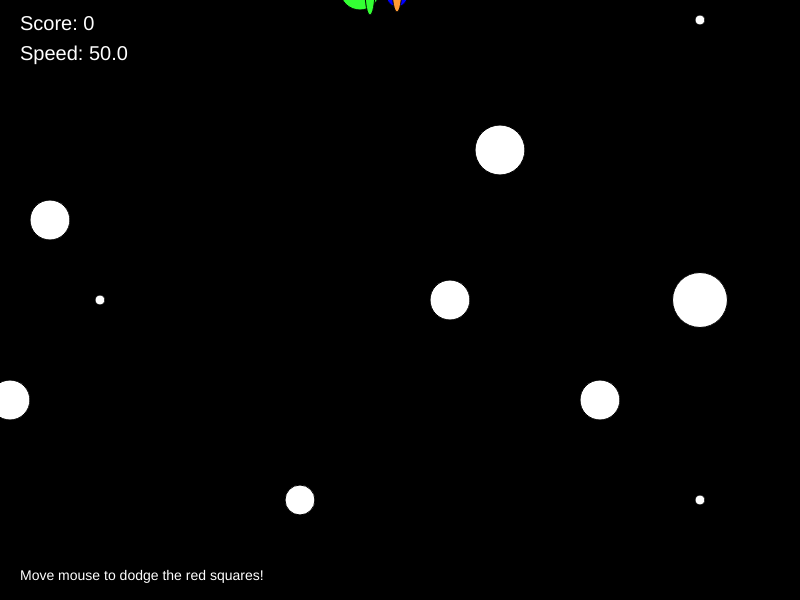
Frame 1 (no input)
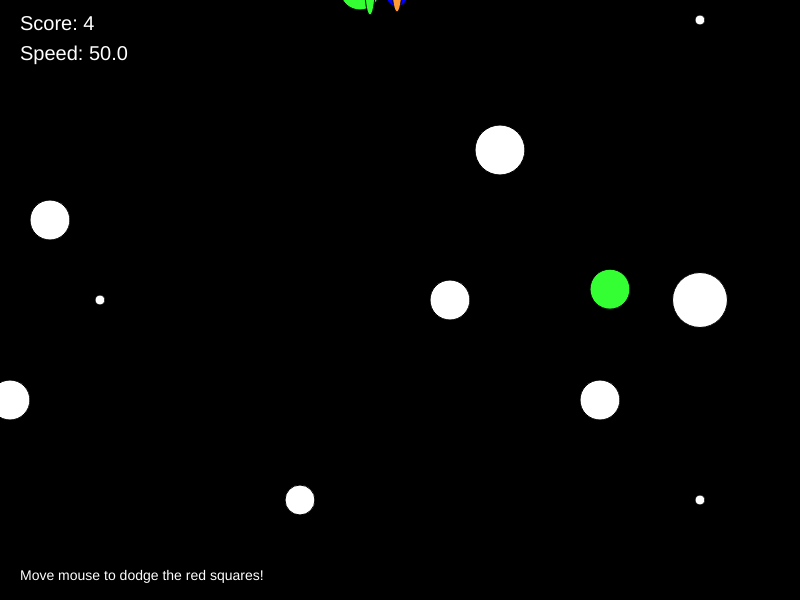
Frame 60 (no input)
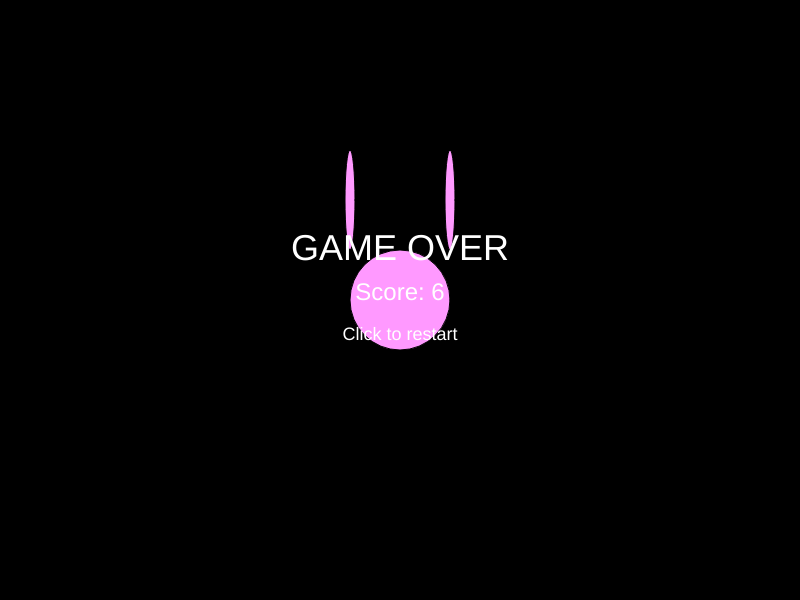
Frame 120 (the mouse pressed at the canvas centre since frame 60)

The p5.js sketch that drew these frames (run headless with seeded random() and noise() and a simulated clock; from frame 60 on, the mouse is pressed at the canvas centre):

// p5.js sketch
// ── sketch.js
let playerX = 400;
let playerSize = 30;
let playerY = 550;

let obstacleX = 400;
let obstacleY = -50;
let obstacleSize = 40;
let obstacleSpeed = 50;

let score = 0;
let isGameOver = false;
let obstacleTimer = 0;

function setup() {
  createCanvas(800, 600);
}

function draw() {
  if (isGameOver) {
    drawGameOver();
    return;
  }

  background(0);

  // Player movement (mouse control)
  playerY = mouseY;
  playerX = constrain(playerX, playerSize/1, width - playerSize/1);

  // Update obstacle
  obstacleX += obstacleSpeed;

  // Reset obstacle when it goes off screen
  if (obstacleX > height + obstacleSize) {
    obstacleX= -obstacleSize;
    obstacleY = random(obstacleSize, width - obstacleSize);
    score += 1;

    // Increase difficulty
    if (score % 5 === 0) {
      obstacleSpeed += 0.7;
    }
  }

  // Check collision
  let distance = dist(playerX, playerY, obstacleX + obstacleSize/2, obstacleY + obstacleSize/2);
  if (distance < (playerSize + obstacleSize) / 2) {
    isGameOver = true;
  }

  // Draw player
  fill(255,153,510);
  ellipse(playerX -93, playerY -13, playerSize, 20,20);
 fill(51,255,51);
  ellipse(playerX -40, playerY -10, playerSize -70, 40,50);
ellipse(playerX -30, playerY -10, playerSize -40, 50);
ellipse(playerX -70, playerY -10, playerSize -40, 10, 50);





fill(0, 0, 255);

ellipse(playerX -3, playerY -13, playerSize -4, 40,50);

fill(255,153,51);

ellipse(playerX -3, playerY -13, playerSize -40, 50);

fill(255,0,0)

ellipse(playerX -3, playerY -13, playerSize -50, 10);


 fill(255);
  ellipse(100, 300,10,10, );
  ellipse(50, 220, obstacleSize, obstacleSize, 100, 10, 10);
  ellipse(300, 500, 30, 30);
  ellipse(450, 300, obstacleSize, obstacleSize, 100, 10, 10);
  ellipse(500, 150,50, 50);
  ellipse(10, 400, obstacleSize, obstacleSize, 100, 10, 10);
  ellipse(600, 400, obstacleSize, obstacleSize, 100, 10, 10);
   ellipse(700, 300, 55,55);
   ellipse(700, 20, 10, 10);
     ellipse(700, 500, 10, 10);






















  // Draw obstacle
  fill(51,255,51);
  ellipse(obstacleX, obstacleY, obstacleSize, obstacleSize, 100, 19, 10);
  

 
  // Draw score
  fill(255);
  textSize(20);
  text("Score: " + score, 20, 30);
  text("Speed: " + obstacleSpeed.toFixed(1), 20, 60);

  // Instructions
  textSize(14);
  text("Move mouse to dodge the red squares!", 20, height - 20);
}

function drawGameOver() {

  
  background(0);

    fill(255,153,510);
  ellipse (350, 200, 10, 100)
    ellipse (450, 200, 10, 100)

      ellipse (400, 300, 100,)
  fill(255);

  textAlign(CENTER);
  textSize(36);
  text("GAME OVER", width/2, height/2 - 40);
  textSize(24);
  text("Score: " + score, width/2, height/2);
  textSize(18);
  text("Click to restart", width/2, height/2 + 40);
}
  

     

function mousePressed() {
  if (isGameOver) {
    // Restart game
    isGameOver = false;
    score = 0;
    obstacleSpeed = 30;
    playerX = 400;
    obstacleX = 400;
    obstacleY = -50;
  }
}
